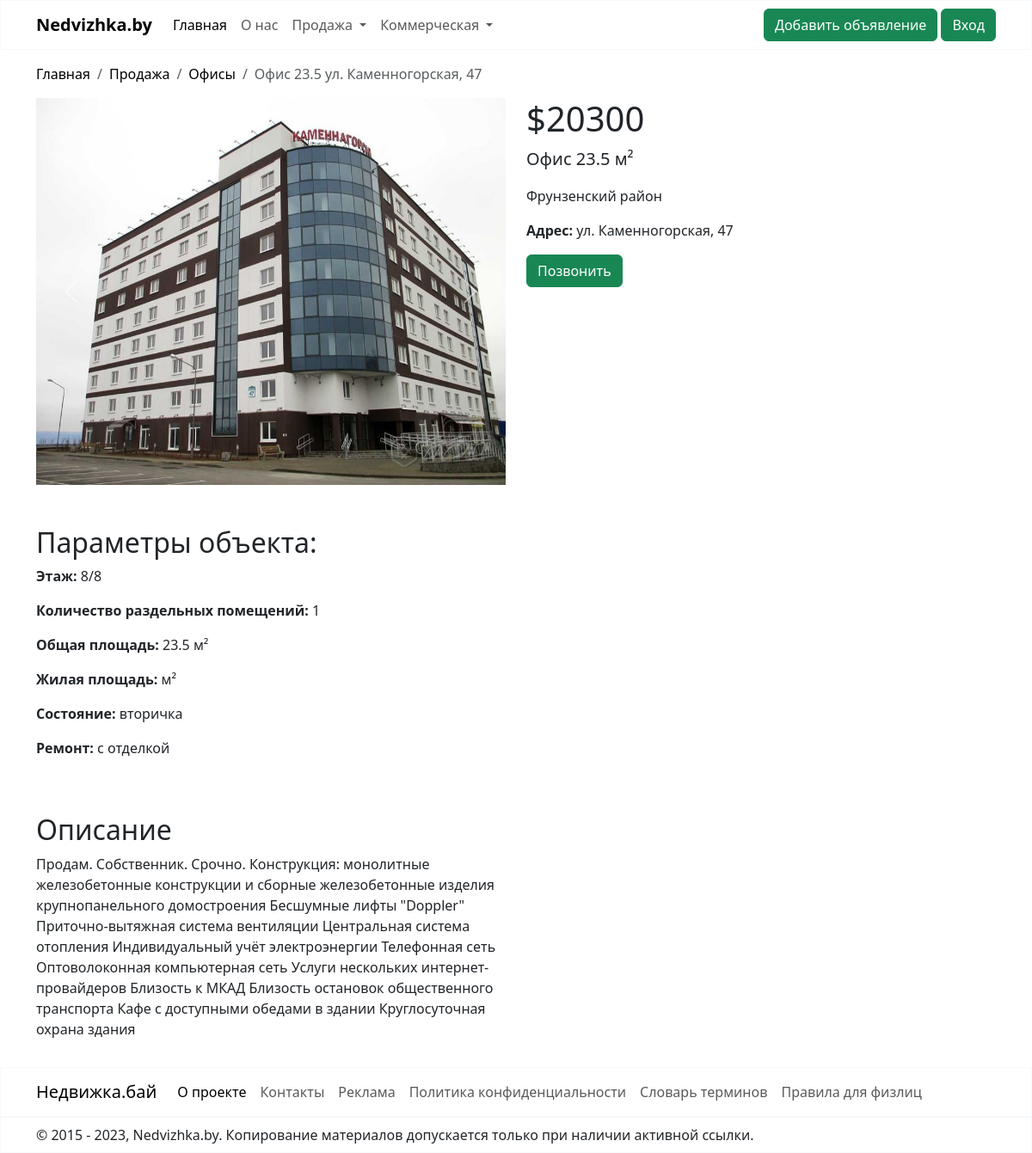
The page /sale/office/1/ on the database its author committed.
### sale/models.py (models this page shows)
class Realty(models.Model):
    address = models.CharField(max_length=100)
    district = models.CharField(choices=DISTRICT, max_length=40, blank=True)
    subway = models.CharField(choices=SUBWAY, max_length=50, blank=True)
    description = models.CharField(max_length=4000)
    total_area = models.FloatField(validators=[MinValueValidator(10)])
    facilities = models.CharField(max_length=2000, blank=True)
    condition = models.CharField(choices=CONDITION, max_length=20)
    renovation = models.CharField(choices=RENOVATION, max_length=20)
    price = models.PositiveIntegerField(validators=[MinValueValidator(1)])
    image = models.ImageField(null=True, blank=True, upload_to="images")
    image_2 = models.ImageField(null=True, blank=True, upload_to="images")
    image_3 = models.ImageField(null=True, blank=True, upload_to="images")
    image_4 = models.ImageField(null=True, blank=True, upload_to="images")
    image_5 = models.ImageField(null=True, blank=True, upload_to="images")
    creator = models.ForeignKey(User, on_delete=models.CASCADE, default=1)
    is_moderated = models.BooleanField(default=False)
    class Meta:
        abstract = True

class Office(Realty):
    number_of_separate_premises = models.PositiveIntegerField(blank=True)
    number_of_floors = models.PositiveIntegerField(validators=[MinValueValidator(1)])
    floor_number = models.PositiveIntegerField(validators=[MinValueValidator(1)])  # Валидатор для номера этажа

### sale/views.py (the view)
# urls.py: path('office/<int:pk>/', OfficeDetailView.as_view(), name='office'),
class OfficeDetailView(DetailView):
    model = Office
    template_name = "officedetailview.html"
    def get(self, request, *args, **kwargs):
        self.object = self.get_object()
        context = self.get_context_data(object=self.object)
        return self.render_to_response(context)

### sale/templates/officedetailview.html (shortened to what this page needs)
{% extends "base.html" %}
{% block content %}
    <div class="container-md mt-3 mb-3">
        <nav aria-label="breadcrumb">
            <ol class="breadcrumb">
                <li class="breadcrumb-item"><a style="text-decoration: none; color: black;" href="{% url "nedvizhka" %}">Главная</a></li>
                <li class="breadcrumb-item"><a style="text-decoration: none; color: black;" href="#">Продажа</a></li>
                <li class="breadcrumb-item"><a style="text-decoration: none; color: black;" href="{% url "office" %}">Офисы</a>
                </li>
                <li class="breadcrumb-item active"
                    aria-current="page">Офис {{ office.total_area }} {{ office.address }}</li>
            </ol>
        </nav>
    </div>
    <div class="container-md mt-3 mb-3">
        <div class="row">
            <div class="col-md-6">
                <div id="carouselExample" class="carousel slide">
                    <div class="carousel-inner">
                        {% if office.image %}
                            <div class="carousel-item active">
                                <img src="{{ office.image.url }}" class="d-block w-100" alt="..."
                                     style="width: 100%; height: 450px">
                            </div>
                        {% endif %}
                    </div>
                    <button class="carousel-control-prev" type="button" data-bs-target="#carouselExample"
                            data-bs-slide="prev">
                        <span class="carousel-control-prev-icon" aria-hidden="true"></span>
                    </button>
                    <button class="carousel-control-next" type="button" data-bs-target="#carouselExample"
                            data-bs-slide="next">
                        <span class="carousel-control-next-icon" aria-hidden="true"></span>
                    </button>
                </div>
            </div>
            <div class="col-md-3">
                <h1>${{ office.price }}</h1>
                <p class="lead">Офис {{ office.total_area }} м²</p>
                {% if office.district %}
                    <p>{{ office.get_district_display }} район</p>
                {% endif %}
                <p><strong>Адрес:</strong> {{ office.address }}</p>
                <button type="button" class="btn btn-success" data-bs-toggle="modal" data-bs-target="#exampleModal">
                    Позвонить
                </button>
            </div>
        </div>
        <div class="row mt-5">
            <div class="col-md-6">
                 <h2>Параметры объекта:</h2>
                <p><strong>Этаж:</strong> {{ office.floor_number }}/{{ office.number_of_floors }}</p>
                <p><strong>Количество раздельных помещений:</strong> {{ office.number_of_separate_premises }}</p>
                <p><strong>Общая площадь:</strong> {{ office.total_area }} м²</p>
                <p><strong>Жилая площадь:</strong> {{ office.living_area }} м²</p>
                <p><strong>Состояние:</strong> {{ office.get_condition_display }}</p>
                <p><strong>Ремонт:</strong> {{ office.get_renovation_display }}</p>
            </div>
        </div>
        <div class="row mt-5">
            <div class="col-md-6">
                <h2>Описание</h2>
                <p>{{ office.description }}</p>
            </div>
        </div>
    </div>
{% endblock %}

### rows shown on the page
Office: total_area "23.5", address "ул. Каменногорская, 47", image (picture), price "20300", district "Фрунзенский", floor_number "8", number_of_floors "8", number_of_separate_premises "1", condition "вторичка", renovation "с отделкой", description "Продам. Собственник. Срочно. Конструкция: монолитные железобетонные конструкции и сборные железобетонные изделия крупнопанельного домостроения Бесшумные лифты \"Doppler\" Приточно-вытяжная система вентиляции Центральная система отопления Индивидуальный учёт электроэнергии Телефонная сеть Оптоволоконная компьютерная сеть Услуги нескольких интернет-провайдеров Близость к МКАД Близость остановок общественного транспорта Кафе с доступными обедами в здании Круглосуточная охрана здания"
